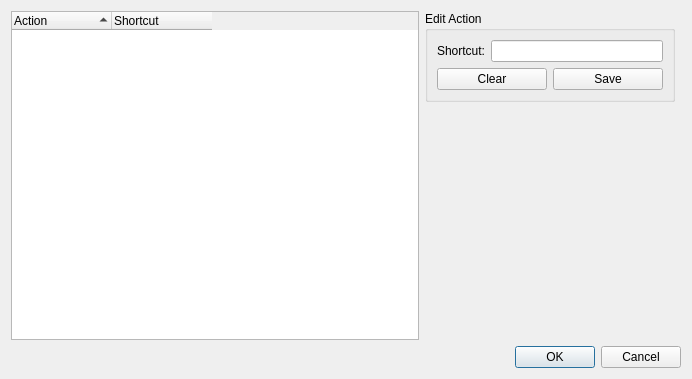
<?xml version="1.0" encoding="UTF-8"?>
<ui version="4.0">
 <class>XShortcutDialog</class>
 <widget class="QDialog" name="XShortcutDialog">
  <property name="geometry">
   <rect>
    <x>0</x>
    <y>0</y>
    <width>692</width>
    <height>379</height>
   </rect>
  </property>
  <property name="windowTitle">
   <string>Configure Shortcuts</string>
  </property>
  <layout class="QGridLayout" name="gridLayout">
   <item row="0" column="0" rowspan="2">
    <widget class="QTreeWidget" name="uiActionTREE">
     <property name="alternatingRowColors">
      <bool>true</bool>
     </property>
     <property name="rootIsDecorated">
      <bool>false</bool>
     </property>
     <property name="sortingEnabled">
      <bool>true</bool>
     </property>
     <attribute name="headerStretchLastSection">
      <bool>false</bool>
     </attribute>
     <attribute name="headerStretchLastSection">
      <bool>false</bool>
     </attribute>
     <column>
      <property name="text">
       <string>Action</string>
      </property>
     </column>
     <column>
      <property name="text">
       <string>Shortcut</string>
      </property>
     </column>
    </widget>
   </item>
   <item row="0" column="1">
    <widget class="QGroupBox" name="uiEditGRP">
     <property name="maximumSize">
      <size>
       <width>250</width>
       <height>16777215</height>
      </size>
     </property>
     <property name="title">
      <string>Edit Action</string>
     </property>
     <layout class="QVBoxLayout" name="verticalLayout">
      <item>
       <layout class="QHBoxLayout" name="horizontalLayout_2">
        <item>
         <widget class="QLabel" name="uiShortcutLBL">
          <property name="text">
           <string>Shortcut:</string>
          </property>
         </widget>
        </item>
        <item>
         <widget class="QLineEdit" name="uiShortcutTXT"/>
        </item>
       </layout>
      </item>
      <item>
       <layout class="QHBoxLayout" name="horizontalLayout">
        <item>
         <widget class="QPushButton" name="uiClearBTN">
          <property name="text">
           <string>Clear</string>
          </property>
         </widget>
        </item>
        <item>
         <widget class="QPushButton" name="uiSaveBTN">
          <property name="text">
           <string>Save</string>
          </property>
         </widget>
        </item>
       </layout>
      </item>
     </layout>
    </widget>
   </item>
   <item row="1" column="1">
    <spacer name="verticalSpacer">
     <property name="orientation">
      <enum>Qt::Vertical</enum>
     </property>
     <property name="sizeHint" stdset="0">
      <size>
       <width>20</width>
       <height>160</height>
      </size>
     </property>
    </spacer>
   </item>
   <item row="2" column="0" colspan="3">
    <widget class="QDialogButtonBox" name="uiDialogBTNS">
     <property name="standardButtons">
      <set>QDialogButtonBox::Cancel|QDialogButtonBox::Ok</set>
     </property>
    </widget>
   </item>
  </layout>
 </widget>
 <resources/>
 <connections>
  <connection>
   <sender>uiDialogBTNS</sender>
   <signal>accepted()</signal>
   <receiver>XShortcutDialog</receiver>
   <slot>accept()</slot>
   <hints>
    <hint type="sourcelabel">
     <x>532</x>
     <y>366</y>
    </hint>
    <hint type="destinationlabel">
     <x>471</x>
     <y>378</y>
    </hint>
   </hints>
  </connection>
  <connection>
   <sender>uiDialogBTNS</sender>
   <signal>rejected()</signal>
   <receiver>XShortcutDialog</receiver>
   <slot>reject()</slot>
   <hints>
    <hint type="sourcelabel">
     <x>560</x>
     <y>359</y>
    </hint>
    <hint type="destinationlabel">
     <x>562</x>
     <y>378</y>
    </hint>
   </hints>
  </connection>
 </connections>
</ui>
